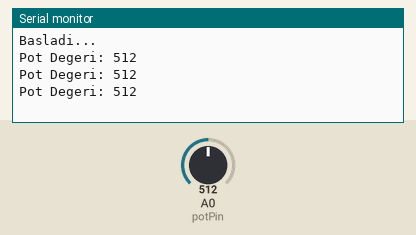
Simulated run of this sketch. Board: Arduino Uno, built with avr-gcc and run on an emulated ATmega328P. Parts: the last lines printed to the serial monitor. The inputs (shaded band) are chosen by the test bench; at power-on: A0 (potPin) = 512.

Above: at 1.3 s.
1.4 s: A0 (potPin) set to 716
At 1.9 s:
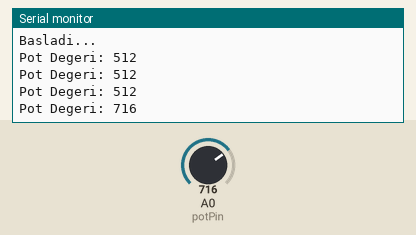
2.9 s: A0 (potPin) set to 900
At 3.4 s:
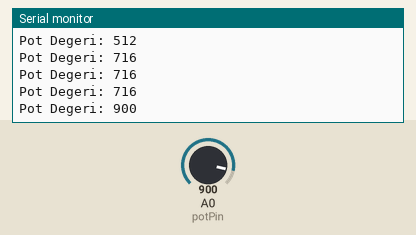
Timing chart, 0 to 5.9 s (numbered marks = the images above; inputs shaded):
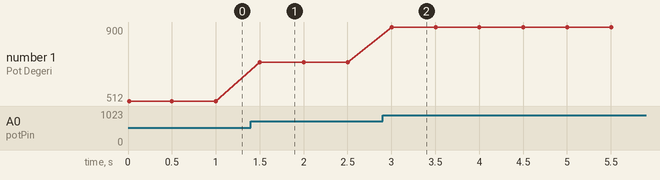

Measured:
- after the input at 1.4 s, the serial monitor: prints a new line after 0.10 s (image 1)
- after the input at 2.9 s, the serial monitor: prints a new line after 0.10 s (image 2)
- plotted number 1: 512 → 716 after the input at 1.4 s, 716 → 900 after the input at 2.9 s

The sketch:

AnalogPinOkuma.ino
```cpp
int potPin = A0;
int potValue = 0;


void setup() {
  Serial.begin(9600);
  pinMode(potPin, INPUT);
  Serial.println("Basladi...");


}

void loop() {
  potValue = analogRead(potPin);
  Serial.print("Pot Degeri: ");
  Serial.println(potValue);
  delay(500);

}
```
